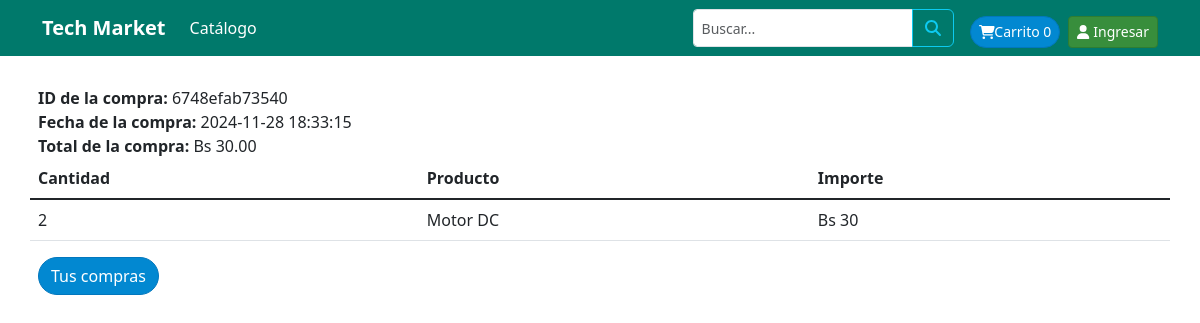
Page /completado.php?key=6748efab73540 on the committed database.
### tables this page shows
CREATE TABLE `compra` (
  `id` int(11) NOT NULL,
  `id_transaccion` varchar(20) NOT NULL,
  `fecha` datetime NOT NULL,
  `status` varchar(20) NOT NULL,
  `email` varchar(60) NOT NULL,
  `id_cliente` varchar(20) NOT NULL,
  `medio_pago` varchar(20) NOT NULL,
  `totalBOB` decimal(10,2) NOT NULL,
  `comprobante` blob DEFAULT NULL
);

CREATE TABLE `detalle_compra` (
  `id` int(11) NOT NULL,
  `id_compra` int(50) NOT NULL,
  `id_producto` int(50) NOT NULL,
  `nombre` varchar(200) NOT NULL,
  `precio` decimal(10,2) NOT NULL,
  `cantidad` int(11) NOT NULL
);

### completado.php (the view, shortened to what this page needs)
<?php
$db = new Database();
$con = $db->conectar();
$id_transaccion = isset($_GET['key']) ? $_GET['key'] : 0;
$error = '';
if ($id_transaccion == '') {
    $error = "Error al procesar la transaccion";
} else {
    $sql = $con->prepare("SELECT count(id) FROM compra WHERE id_transaccion = ? AND status =?");
    $sql->execute([$id_transaccion, 'Pagado']);
    if ($sql->fetchColumn() > 0) {
        $sql = $con->prepare("SELECT id, fecha, email, totalBOB FROM compra WHERE id_transaccion = ? AND status =? LIMIT 1");
        $sql->execute([$id_transaccion, 'Pagado']);
        $row = $sql->fetch(PDO::FETCH_ASSOC);
        $idCompra = $row['id'];
        $total = $row['totalBOB'];
        $fecha = $row['fecha'];
        $sqlDet = $con->prepare("SELECT nombre, precio, cantidad FROM detalle_compra WHERE id_compra = ?");
        $sqlDet->execute([$idCompra]);
    } else {
        $error = 'Error al comprobar la compra';
    }
}
?>
<!DOCTYPE html>
<html lang="en">
<head>
    <link href="https://cdn.jsdelivr.net/npm/bootstrap@5.1.3/dist/css/bootstrap.min.css" rel="stylesheet">
    <link rel="stylesheet" href="css/estilos.css">
</head>
<body>
    <?php include 'menu.php'; ?>
    <main>
        <div class="container">
            <?php if (strlen($error) > 0 || $id_transaccion == 0) { ?>
                <div class="row">
                    <div class="col">
                        <h3><?php echo $error; ?></h3>
                    </div>
                </div>
            <?php } else { ?>
                <div class="row">
                    <div class="col mx-2">
                        <b>ID de la compra: </b><?php echo $id_transaccion; ?><br>
                        <b>Fecha de la compra: </b><?php echo $fecha; ?><br>
                        <b>Total de la compra: </b><?php echo MONEDA . number_format($total, 2, '.', ''); ?><br>
                    </div>
                </div>
                <div class="row">
                    <div class="col">
                        <table class="table table-responsive">
                            <thead>
                                <tr>
                                    <th>Cantidad</th>
                                    <th>Producto</th>
                                    <th>Importe</th>
                                </tr>
                            </thead>
                            <tbody>
                                <?php while ($row_det = $sqlDet->fetch(PDO::FETCH_ASSOC)) {
                                    $importe = $row_det['precio'] * $row_det['cantidad']; ?>
                                    <tr>
                                        <td><?php echo $row_det['cantidad']; ?></td>
                                        <td><?php echo $row_det['nombre']; ?></td>
                                        <td><?php echo MONEDA . $importe; ?></td>
                                    </tr>
                                <?php } ?>
                            </tbody>
                        </table>
                    </div>
                </div>
                <div class="row">
                    <div class="col mx-2">
                        <a href="compra_detalle.php" class="btn btn-primary">Tus compras</a>
                    </div>
                </div>
            <?php } ?>
        </div>
    </main>
</html>

### css/estilos.css (style rules this page uses)
main> .container { padding: 30px 0; }

### styles.css (style rules this page uses)
.btn-primary, .btn-outline-success { border-radius: 20px; }
.btn-primary { background-color: #0288d1; border-color: #0277bd; }

### rows in the picture
compra: fecha "2024-11-28 18:33:15", totalBOB "30.00"
detalle_compra: cantidad "2", nombre "Motor DC", importe "30"

### other values in the picture
$num_cart "0"
$id_transaccion "6748efab73540"
MONEDA "Bs"
